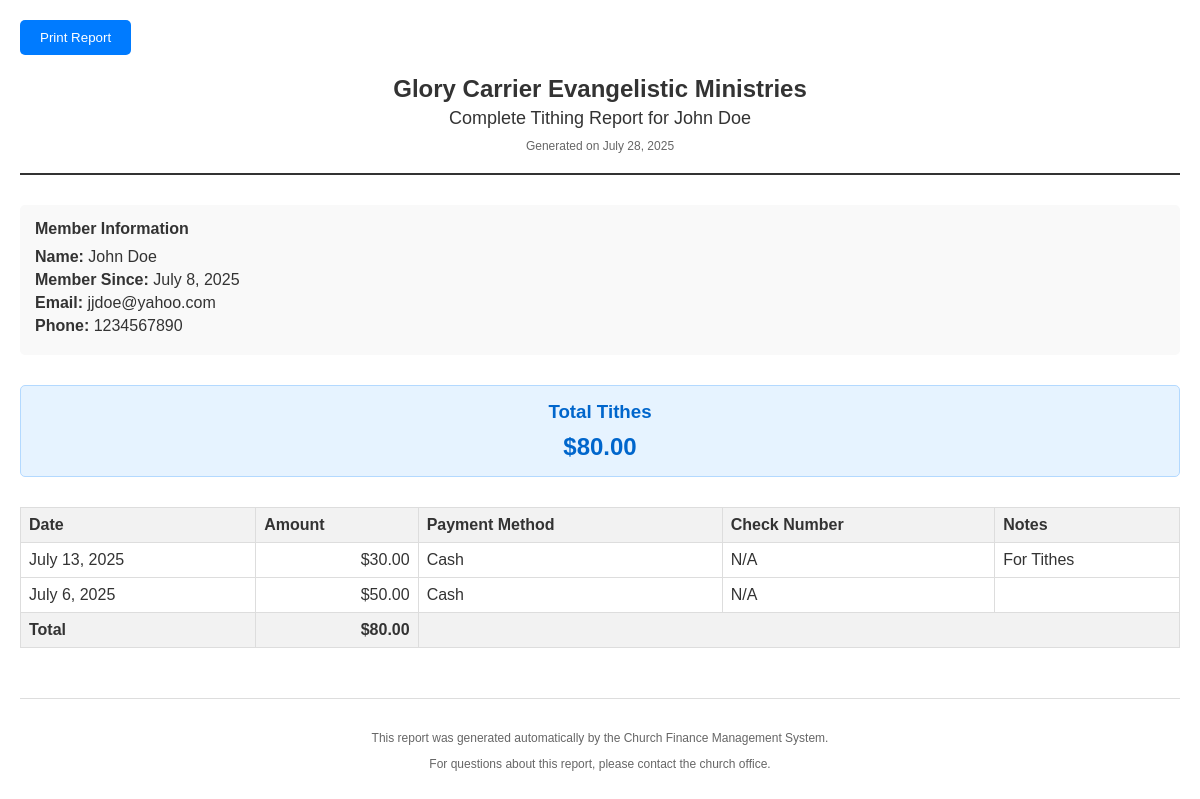
The app's page /finances/members/1/report/ (signed in) with its own data.
### church_finances/models.py (models this page shows, shortened)
class Member(models.Model):
    first_name = models.CharField(max_length=100)
    last_name = models.CharField(max_length=100)
    email = models.EmailField(blank=True, null=True)
    phone = models.CharField(max_length=20, blank=True, null=True)
    address = models.TextField(blank=True, null=True)
    member_since = models.DateField()
    is_active = models.BooleanField(default=True)
    created_at = models.DateTimeField(auto_now_add=True)
    updated_at = models.DateTimeField(auto_now=True)
    class Meta:
        ordering = ["last_name", "first_name"]
    @property
    def full_name(self):
        return f"{self.first_name} {self.last_name}"

class Tithing(models.Model):
    member = models.ForeignKey(
        Member, on_delete=models.CASCADE, related_name="tithes"
    )
    date = models.DateField()
    amount = models.DecimalField(max_digits=10, decimal_places=2)
    payment_method = models.CharField(
        max_length=20,
        choices=[
            ("cash", "Cash"),
            ("check", "Check"),
            ("bank_transfer", "Bank Transfer"),
            ("card", "Credit/Debit Card"),
            ("other", "Other"),
        ],
        default="cash",
    )
    check_number = models.CharField(max_length=50, blank=True, null=True)
    notes = models.TextField(blank=True, null=True)
    recorded_by = models.ForeignKey(
        User, on_delete=models.SET_NULL, null=True, blank=True
    )
    is_active = models.BooleanField(default=True)  # For soft deletes
    created_at = models.DateTimeField(auto_now_add=True)
    updated_at = models.DateTimeField(auto_now=True)
    class Meta:
        ordering = ["-date", "-created_at"]

### church_finances/views.py (the view)
# urls.py: path("members/<int:pk>/report/", views.member_tithing_report, name="member_tithing_report"),
@login_required
def member_tithing_report(request, pk):
    member = get_object_or_404(Member, pk=pk)
    year = request.GET.get('year')
    tithes = member.tithes.filter(is_active=True)
    if year:
        tithes = tithes.filter(date__year=year)
        report_title = f'Tithing Report for {member.full_name} - {year}'
    else:
        report_title = f'Complete Tithing Report for {member.full_name}'
    total_amount = tithes.aggregate(Sum('amount'))['amount__sum'] or 0
    context = {
        'member': member,
        'tithes': tithes.order_by('-date'),
        'total_amount': total_amount,
        'report_title': report_title,
        'year': year,
        'print_date': datetime.now().strftime('%B %d, %Y')
    }
    return render(request, 'church_finances/member_tithing_report.html', context)

### church_finances/templates/church_finances/member_tithing_report.html (shortened to what this page needs)
<!DOCTYPE html>
<html lang="en">
<head>
</head>
<body>
    <button class="print-button" onclick="window.print()">Print Report</button>
    <div class="header">
        <div class="church-name">Glory Carrier Evangelistic Ministries</div>
        <div class="report-title">{{ report_title }}</div>
        <div class="report-date">Generated on {{ print_date }}</div>
    </div>
    <div class="member-info">
        <h3>Member Information</h3>
        <p><strong>Name:</strong> {{ member.full_name }}</p>
        <p><strong>Member Since:</strong> {{ member.member_since }}</p>
        {% if member.email %}
        <p><strong>Email:</strong> {{ member.email }}</p>
        {% endif %}
        {% if member.phone %}
        <p><strong>Phone:</strong> {{ member.phone }}</p>
        {% endif %}
    </div>
    <div class="summary-box">
        <h3>Total Tithes{% if year %} for {{ year }}{% endif %}</h3>
        <div class="total-amount">${{ total_amount|floatformat:2 }}</div>
    </div>
    {% if tithes %}
    <table>
        <thead>
            <tr>
                <th>Date</th>
                <th>Amount</th>
                <th>Payment Method</th>
                <th>Check Number</th>
                <th>Notes</th>
            </tr>
        </thead>
        <tbody>
            {% for tithe in tithes %}
            <tr>
                <td>{{ tithe.date }}</td>
                <td class="amount">${{ tithe.amount }}</td>
                <td>{{ tithe.get_payment_method_display }}</td>
                <td>{{ tithe.check_number|default:"N/A" }}</td>
                <td>{{ tithe.notes|default:"" }}</td>
            </tr>
            {% endfor %}
        </tbody>
        <tfoot>
            <tr style="font-weight: bold; background-color: #f2f2f2;">
                <td>Total</td>
                <td class="amount">${{ total_amount|floatformat:2 }}</td>
                <td colspan="3"></td>
            </tr>
        </tfoot>
    </table>
    {% else %}
    <p>No tithing records found for the selected period.</p>
    {% endif %}
    <div class="footer">
        <p>This report was generated automatically by the Church Finance Management System.</p>
        <p>For questions about this report, please contact the church office.</p>
    </div>
</body>
</html>

### church_finances/templates/church_finances/member_tithing_report.html (style rules this page uses)
body { font-family: Arial, sans-serif; margin: 20px; color: #333; }
.header { text-align: center; border-bottom: 2px solid #333; padding-bottom: 20px; margin-bottom: 30px; }
.church-name { font-size: 24px; font-weight: bold; margin-bottom: 5px; }
.report-title { font-size: 18px; margin-bottom: 10px; }
.report-date { font-size: 12px; color: #666; }
.member-info { margin-bottom: 30px; padding: 15px; background-color: #f9f9f9; border-radius: 5px; }
.member-info h3 { margin: 0 0 10px 0; font-size: 16px; }
.member-info p { margin: 5px 0; }
.summary-box { background-color: #e6f3ff; border: 1px solid #b3d9ff; padding: 15px; margin-bottom: 30px; border-radius: 5px; text-align: center; }
.summary-box h3 { margin: 0 0 10px 0; color: #0066cc; }
.total-amount { font-size: 24px; font-weight: bold; color: #0066cc; }
table { width: 100%; border-collapse: collapse; margin-bottom: 20px; }
th, td { border: 1px solid #ddd; padding: 8px; text-align: left; }
th { background-color: #f2f2f2; font-weight: bold; }
.amount { text-align: right; }
.footer { margin-top: 50px; text-align: center; font-size: 12px; color: #666; border-top: 1px solid #ddd; padding-top: 20px; }
.print-button { background-color: #007bff; color: white; padding: 10px 20px; border: none; border-radius: 5px; cursor: pointer; margin-bottom: 20px; }

### records on screen
Member: full_name "John Doe", member_since "July 8, 2025", email "jjdoe@yahoo.com", phone "1234567890"
Tithing: date "July 13, 2025", amount "30.00", payment_method "Cash", check_number "N/A", notes "For Tithes"
Tithing: date "July 6, 2025", amount "50.00", payment_method "Cash", check_number "N/A"

### other values on screen
{{ report_title }} "Complete Tithing Report for John Doe"
{{ total_amount|floatformat:2 }} "80.00"
